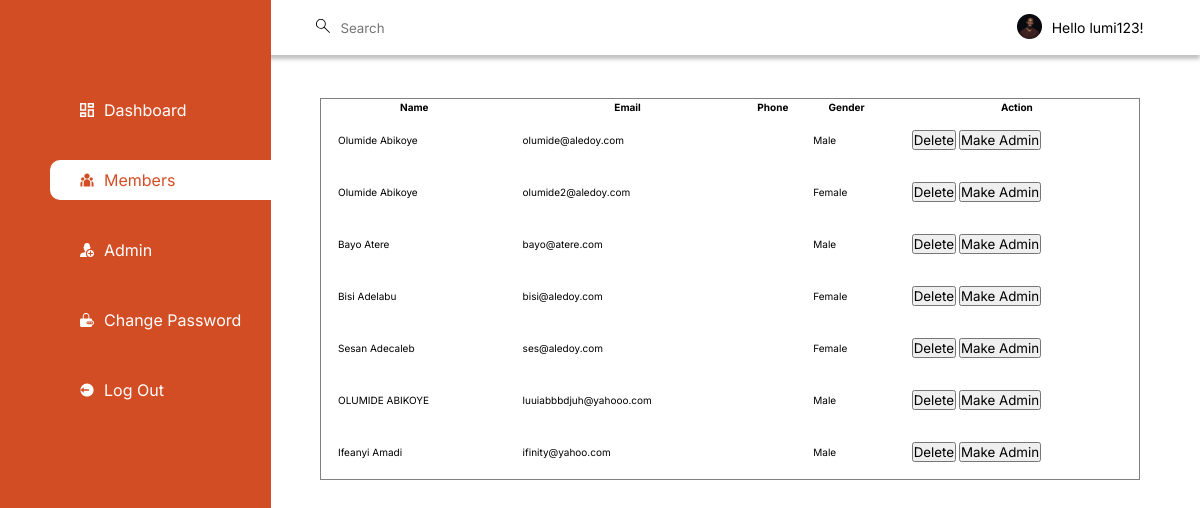
The page /members.php (signed in) on the database its author committed.
### tables this page shows
CREATE TABLE `registration` (
  `id` int(10) NOT NULL,
  `firstname` varchar(80) NOT NULL,
  `lastname` varchar(80) NOT NULL,
  `email` varchar(80) NOT NULL,
  `username` varchar(40) DEFAULT NULL,
  `password` varchar(80) NOT NULL,
  `gender` varchar(6) NOT NULL,
  `usertype` varchar(10) DEFAULT 'user'
);

### fns.php (called while the page is built, shortened)
<?php
function get_userid($email)
{
    global $conn;
    $query = "select * from registration where email = '$email'";
    $result = mysqli_query($conn,$query);
    $row = mysqli_fetch_array($result);
    return $row['username'];
}
?>

### members.php (the view, shortened to what this page needs)
<?php
include('connect.php');
require_once('fns.php');
?>
<!DOCTYPE html>
<html lang="en">
  <head>
    <link rel="stylesheet" href="css/style.css" />
  </head>
  <body class="">
    <div class="content">
      <nav class="sidebar__nav">
        <ul class="sidebar__nav-list">
          <li class="sidebar__nav-item">
            <a href="dashboard.php" class="sidebar__nav-link">
              <svg class="icon icon-xsmall">
                <use xlink:href="img/sprite.svg#icon-dashbord_icon"></use>
              </svg>
              <span>Dashboard</span>
            </a>
          </li>
          <li class="sidebar__nav-item active">
            <a href="#" class="sidebar__nav-link">
              <svg class="icon icon-xsmall">
                <use xlink:href="img/sprite.svg#icon-member_icon"></use>
              </svg>
              <span>Members</span>
            </a>
          </li>
          <li class="sidebar__nav-item">
            <a href="admin.php" class="sidebar__nav-link">
              <svg class="icon icon-xsmall">
                <use xlink:href="img/sprite.svg#icon-admin_icon"></use>
              </svg>
              <span>Admin</span>
            </a>
          </li>
          <li class="sidebar__nav-item">
            <a href="change-password.php" class="sidebar__nav-link">
              <svg class="icon icon-xsmall">
                <use xlink:href="img/sprite.svg#icon-lock_icon"></use>
              </svg>
              <span>Change Password</span>
            </a>
          </li>
          <li class="sidebar__nav-item">
            <a href="logout.php" class="sidebar__nav-link">
              <svg class="icon icon-xsmall">
                <use xlink:href="img/sprite.svg#icon-logout_icon"></use>
              </svg>
              <span>Log Out</span>
            </a>
          </li>
        </ul>
      </nav>
      <main class="content__main">
        <header class="header">
          <form action="#" class="header__form">
            <button type="submit" class="header__form-search">
              <svg class="icon icon-xsmall">
                <use xlink:href="img/sprite.svg#icon-search_icon"></use>
              </svg>
            </button>
            <input class="header__form-input" type="text" placeholder="Search">
          </form>
          <div class="profile">
            <div class="profile__box"><img src="img/profile.png" alt="Profile Photo"></div>
            <span>Hello <?php echo get_userid($_SESSION['valid_user']); ?>!</span>
          </div>
        </header>
        <div class="content__body">
          <div class="content__container">
            <table style="border-width:1px; border-style:solid;">
              <thead>
                  <tr>
                      <th>Name</th>
                      <th>Email</th>
                      <th>Phone</th>
                      <th>Gender</th>
                      <th>Action</th>
                  </tr>
              </thead>
              <tbody>
<?php
$query = "select * from registration";
$result = mysqli_query($conn,$query);
$num_record = mysqli_num_rows($result);
for($i=0; $i<$num_record; $i++)
{
$row = mysqli_fetch_array($result);
?>
                <tr>
                    <td><?php echo $row['firstname'].' '.$row['lastname']; ?> </td>
                    <td><?php echo $row['email']; ?></td>
                    <td><?php echo $row['phone']; ?></td>
                    <td><?php echo $row['gender']; ?>
                      </td>
                      <td>
                      <button>Delete</button>
                      <button>Make Admin</button>
                      </td>
                </tr>
               <?php } ?>
              </tbody>
          </table>
        </div>
    </div>
  </body>
</html>

### css/style.css (style rules this page uses)
:root { --primary-color: #d24d24;--primary-color-light: #fff;--secondary-color: #000;--tertiary-color: #eff8ff;--text-color-1: #655d5d;--text-color-2: #615c5c;--text-color-3: #f8e9df;--text-color-4: rgba(37, 44, 50, 1);--light-pink: #ffe4e4;--transition: 0.25s ease-in-out;--radius: 1rem;--shadow: 0px 4px 4px 0px rgba(0, 0, 0, 0.25) }
*,*:before,*:after { padding:0;margin:0;box-sizing:inherit;font-family:inherit }
html { font-size:62.5%;scroll-behavior:smooth }
body { font-family:"Inter", sans-serif;box-sizing:border-box }
.icon { display:inline-block;width:1em;height:1em;stroke-width:0;stroke:currentColor;fill:currentColor }
.icon-xsmall { width:1.4rem;height:1.4rem }
.header { background-color:var(--primary-color-light);flex-basis:5.5rem;box-shadow:var(--shadow);display:flex;align-items:center;justify-content:space-between;padding-inline:6% }
.header__form { display:flex;align-items:center }
.header__form-search { background:transparent;border:none;margin-right:1rem }
.header__form-input { border:none;outline:none }
.sidebar__nav { background-color:var(--primary-color);flex-basis:27.8rem;height:120vh }
@media screen and (min-width: 56.25em) { .sidebar__nav { position:fixed } }
.sidebar__nav-list { margin-top:9rem;margin-left:5rem;list-style:none;display:flex;flex-direction:column;gap:3rem }
.sidebar__nav-item { color:var(--primary-color-light);border-radius:1rem 0 0 1rem }
.sidebar__nav-item:hover,.sidebar__nav-item.active { background-color:var(--primary-color-light);color:var(--primary-color) }
.sidebar__nav-link { padding:1rem 3rem;font-size:1.6rem;display:flex;align-items:center;gap:1rem;text-decoration:none;color:inherit }
.sidebar__nav-link span { white-space:nowrap }
.content { display:flex }
.content__main { flex-grow:1;display:flex;flex-direction:column }
@media screen and (min-width: 56.25em) { .content__main { margin-left:26rem } }
.content__container { margin-block:4.3rem;margin-inline:5vw;height:100%;display:flex;flex-direction:column;gap:3.7rem }
.profile { display:flex;align-items:center;gap:1rem;font-size:1.4rem }
table td { padding: 15px; }

### rows shown on the page
registration: username "lumi123", firstname "Olumide", lastname "Abikoye", email "olumide@aledoy.com", gender "Male"
registration: firstname "Olumide", lastname "Abikoye", email "olumide2@aledoy.com", gender "Female"
registration: firstname "Bayo", lastname "Atere", email "bayo@atere.com", gender "Male"
registration: firstname "Bisi", lastname "Adelabu", email "bisi@aledoy.com", gender "Female"
registration: firstname "Sesan", lastname "Adecaleb", email "ses@aledoy.com", gender "Female"
registration: firstname "OLUMIDE", lastname "ABIKOYE", email "luuiabbbdjuh@yahooo.com", gender "Male"
registration: firstname "Ifeanyi", lastname "Amadi", email "ifinity@yahoo.com", gender "Male"
